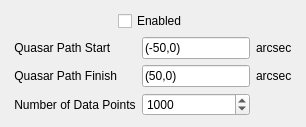
              <widget class="QWidget" name="tab_4">
               <attribute name="title">
                <string>Light Curve</string>
               </attribute>
               <layout class="QVBoxLayout" name="verticalLayout_13">
                <item>
                 <layout class="QHBoxLayout" name="horizontalLayout_7">
                  <item>
                   <spacer name="horizontalSpacer_2">
                    <property name="orientation">
                     <enum>Qt::Horizontal</enum>
                    </property>
                    <property name="sizeHint" stdset="0">
                     <size>
                      <width>40</width>
                      <height>20</height>
                     </size>
                    </property>
                   </spacer>
                  </item>
                  <item>
                   <widget class="QCheckBox" name="enableLightCurve">
                    <property name="text">
                     <string>Enabled</string>
                    </property>
                   </widget>
                  </item>
                  <item>
                   <spacer name="horizontalSpacer_9">
                    <property name="orientation">
                     <enum>Qt::Horizontal</enum>
                    </property>
                    <property name="sizeHint" stdset="0">
                     <size>
                      <width>40</width>
                      <height>20</height>
                     </size>
                    </property>
                   </spacer>
                  </item>
                 </layout>
                </item>
                <item>
                 <layout class="QGridLayout" name="gridLayout_4">
                  <item row="1" column="3">
                   <widget class="QLabel" name="unitLabel_4">
                    <property name="text">
                     <string>arcsec </string>
                    </property>
                   </widget>
                  </item>
                  <item row="1" column="0">
                   <widget class="QLabel" name="label_32">
                    <property name="text">
                     <string> Quasar Path Finish</string>
                    </property>
                   </widget>
                  </item>
                  <item row="1" column="2">
                   <widget class="QLineEdit" name="quasarPathEnd">
                    <property name="text">
                     <string>(50,0)</string>
                    </property>
                   </widget>
                  </item>
                  <item row="0" column="3">
                   <widget class="QLabel" name="unitLabel_3">
                    <property name="text">
                     <string>arcsec </string>
                    </property>
                   </widget>
                  </item>
                  <item row="0" column="2">
                   <widget class="QLineEdit" name="quasarPathStart">
                    <property name="text">
                     <string>(-50,0)</string>
                    </property>
                   </widget>
                  </item>
                  <item row="0" column="0">
                   <widget class="QLabel" name="label_31">
                    <property name="text">
                     <string> Quasar Path Start</string>
                    </property>
                   </widget>
                  </item>
                  <item row="2" column="0">
                   <widget class="QLabel" name="label_33">
                    <property name="text">
                     <string> Number of Data Points</string>
                    </property>
                   </widget>
                  </item>
                  <item row="2" column="2">
                   <widget class="QSpinBox" name="dataPointSpinBox">
                    <property name="accelerated">
                     <bool>true</bool>
                    </property>
                    <property name="minimum">
                     <number>100</number>
                    </property>
                    <property name="maximum">
                     <number>1000000000</number>
                    </property>
                    <property name="singleStep">
                     <number>50</number>
                    </property>
                    <property name="value">
                     <number>1000</number>
                    </property>
                   </widget>
                  </item>
                 </layout>
                </item>
               </layout>
              </widget>
